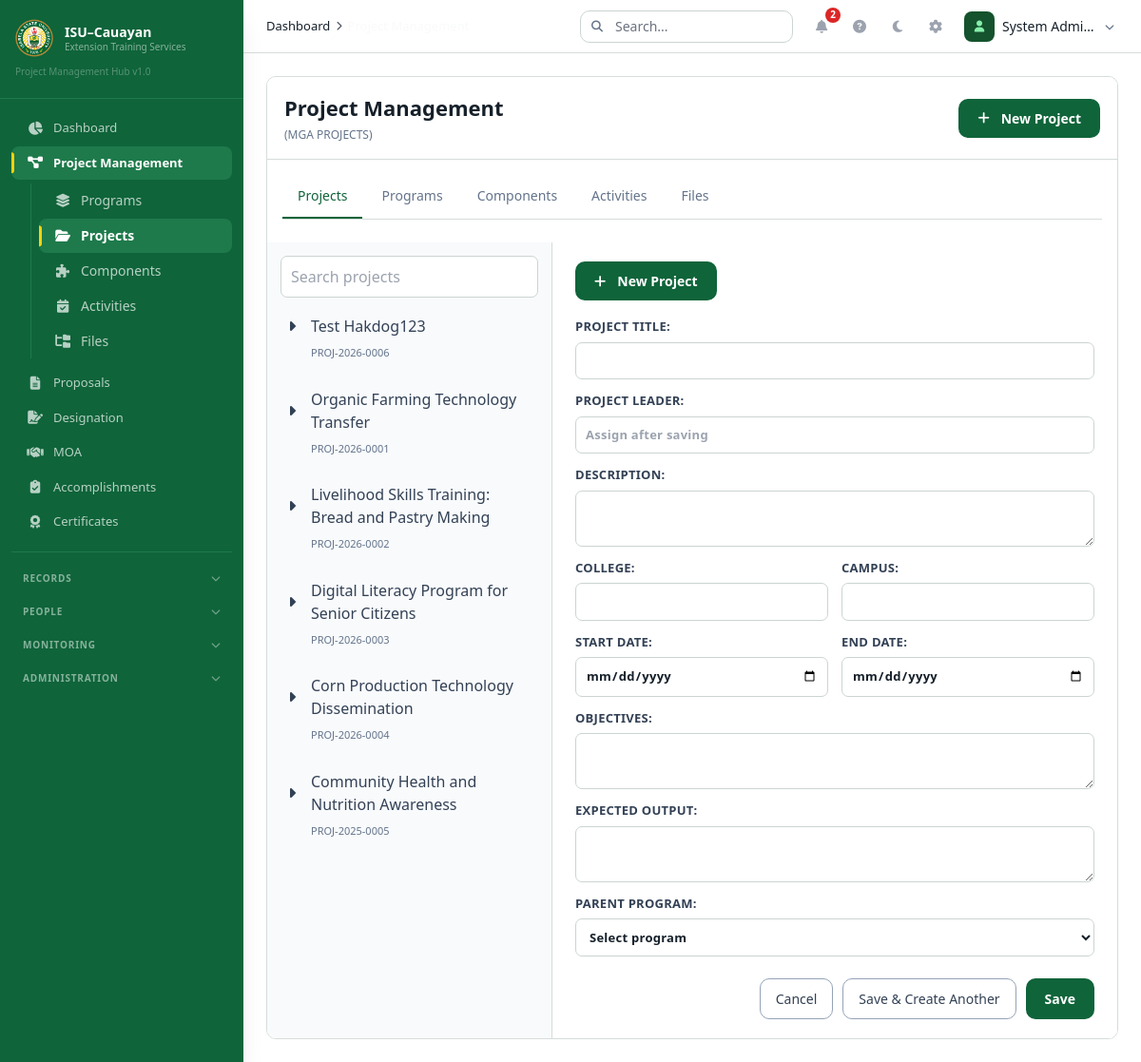
The page /index.php?module=projects (signed in) on the database its author committed.
### tables this page shows
CREATE TABLE `projects` (
  `id` int(11) NOT NULL,
  `project_code` varchar(30) NOT NULL,
  `program_id` int(11) DEFAULT NULL,
  `title` varchar(255) NOT NULL,
  `description` text DEFAULT NULL,
  `start_date` date DEFAULT NULL,
  `end_date` date DEFAULT NULL,
  `budget` decimal(15,2) NOT NULL DEFAULT 0.00,
  `funding_source_id` int(11) DEFAULT NULL,
  `partner_agency_id` int(11) DEFAULT NULL,
  `beneficiary_group_id` int(11) DEFAULT NULL,
  `location` varchar(255) DEFAULT NULL,
  `objectives` text DEFAULT NULL,
  `expected_outputs` text DEFAULT NULL,
  `status` enum('draft','pending','approved','ongoing','completed','cancelled','archived') NOT NULL DEFAULT 'draft',
  `completion_percentage` int(3) NOT NULL DEFAULT 0,
  `created_by` int(11) NOT NULL,
  `created_at` datetime NOT NULL DEFAULT current_timestamp(),
  `updated_at` datetime NOT NULL DEFAULT current_timestamp() ON UPDATE current_timestamp(),
  `deleted_at` datetime DEFAULT NULL
);

### controllers/Controllers.php (called while the page is built, shortened)
<?php
require_once __DIR__ . '/../config/helpers.php';
require_once __DIR__ . '/../includes/Permissions.php';
require_once __DIR__ . '/../includes/AssignmentVisibility.php';
class ProjectController {
    public function index() {
        $page = max(1, intval($_GET['page'] ?? 1));
        $limit = ITEMS_PER_PAGE;
        $offset = ($page - 1) * $limit;
        $result = AssignmentVisibility::getVisibleProjects($_GET['search'] ?? '', $_GET['status'] ?? '', $_GET['program'] ?? '', $limit, $offset);
        require_once __DIR__ . '/../layouts/header.php';
        require_once __DIR__ . '/../views/projects/index.php';
        require_once __DIR__ . '/../layouts/footer.php';
    }
}

### includes/Permissions.php (called while the page is built, shortened)
<?php
class Permissions {
    public static function getRole() { return $_SESSION['role'] ?? ''; }
    public static function isAdmin() { return self::getRole() === 'admin'; }
    public static function canCreateProject() { return self::isAdmin() || self::isFaculty(); }
}

### config/helpers.php (called while the page is built, shortened)
<?php
require_once __DIR__ . '/Database.php';
function db() { return Database::getInstance()->getConnection(); }
function e($str) { return htmlspecialchars($str ?? '', ENT_QUOTES, 'UTF-8'); }
function getSetting($key, $default = '') {
    $stmt = db()->prepare("SELECT setting_value FROM settings WHERE setting_key = ?");
    $stmt->execute([$key]);
    $result = $stmt->fetch();
    return $result ? $result['setting_value'] : $default;
}

### config/Database.php (called while the page is built, shortened)
<?php
class Database {
    private static $instance = null;
    private $conn;
    private function __construct() {
        try {
            $dsn = "mysql:host=" . DB_HOST . ";dbname=" . DB_NAME . ";charset=" . DB_CHARSET;
            $this->conn = new PDO($dsn, DB_USER, DB_PASS, [
                PDO::ATTR_ERRMODE => PDO::ERRMODE_EXCEPTION,
                PDO::ATTR_DEFAULT_FETCH_MODE => PDO::FETCH_ASSOC,
                PDO::ATTR_EMULATE_PREPARES => false,
            ]);
        } catch (PDOException $e) {
            die("Database connection failed: " . $e->getMessage());
        }
    }
    public static function getInstance() {
        if (self::$instance === null) self::$instance = new self();
        return self::$instance;
    }
    public function getConnection() { return $this->conn; }
}

### includes/AssignmentVisibility.php (called while the page is built, shortened)
<?php
class AssignmentVisibility {
    private static function isFaculty() { return ($_SESSION['role'] ?? '') === 'faculty'; }
    public static function getVisibleProjects($search = '', $status = '', $programId = '', $limit = 50, $offset = 0) {
        $facultyId = self::isFaculty() ? self::getFacultyId() : null;
        $where = " WHERE p.deleted_at IS NULL";
        $params = [];
        $countSql = "SELECT COUNT(*) as count FROM projects p{$where}";
        $stmt = db()->prepare($countSql);
        $stmt->execute($params);
        $total = (int)$stmt->fetch()['count'];
        $sql = "SELECT p.*, pr.title as program_title FROM projects p LEFT JOIN programs pr ON p.program_id = pr.id{$where} ORDER BY p.created_at DESC LIMIT ? OFFSET ?";
        $params[] = $limit; $params[] = $offset;
        $stmt = db()->prepare($sql);
        $stmt->execute($params);
        return ['data' => $stmt->fetchAll(), 'total' => $total];
    }
}

### views/projects/index.php (the view, shortened to what this page needs)
<div class="sketch-board">
    <div class="sketch-head">
        <div>
            <h1>Project Management</h1>
            <p>(MGA PROJECTS)</p>
        </div>
        <?php if (Permissions::canCreateProject()): ?>
            <button onclick="openCreateProject()" class="btn-primary"><i class="fas fa-plus mr-1"></i> New Project</button>
        <?php endif; ?>
    </div>
    <div class="px-4 pt-4">
        <?php require __DIR__ . '/navigation.php'; ?>
    </div>
    <div class="sketch-project-layout">
        <aside class="sketch-list">
            <form method="GET" class="sketch-search">
                <input type="search" name="search" value="<?= e($_GET['search'] ?? '') ?>" placeholder="Search projects">
            </form>
            <?php if(empty($result['data'])): ?>
                <div class="sketch-empty">No projects yet</div>
            <?php else: ?>
                <?php foreach($result['data'] as $p): ?>
                    <button type="button" class="sketch-project-row" onclick="viewProject(<?= (int)$p['id'] ?>, this)">
                        <i class="fas fa-caret-right"></i>
                        <span><?= e($p['title']) ?></span>
                        <small><?= e($p['project_code']) ?></small>
                    </button>
                <?php endforeach; ?>
            <?php endif; ?>
        </aside>
        <section class="sketch-form-panel">
            <div class="sketch-form-title">
                <button onclick="openCreateProject()" class="btn-primary"><i class="fas fa-plus mr-1"></i> New Project</button>
            </div>
            <form id="inlineProjectForm" class="sketch-form">
                <label>Project Title:<input name="title" required></label>
                <label>Project Leader:<input name="project_leader" placeholder="Assign after saving"></label>
                <label class="full">Description:<textarea name="description" rows="2"></textarea></label>
                <div class="two">
                    <label>College:<input name="college"></label>
                    <label>Campus:<input name="location"></label>
                </div>
                <div class="two">
                    <label>Start Date:<input name="start_date" type="date"></label>
                    <label>End Date:<input name="end_date" type="date"></label>
                </div>
                <label class="full">Objectives:<textarea name="objectives" rows="2"></textarea></label>
                <label class="full">Expected Output:<textarea name="expected_outputs" rows="2"></textarea></label>
                <label class="full">Parent Program:
                    <select name="program_id" required>
                        <option value="">Select program</option>
                    </select>
                </label>
                <div class="sketch-actions">
                    <button type="reset" class="btn-ghost">Cancel</button>
                    <button type="submit" name="again" value="1" class="btn-ghost">Save & Create Another</button>
                    <button type="submit" class="btn-primary">Save</button>
                </div>
            </form>
        </section>
    </div>
</div>

### assets/css/app.css (style rules this page uses)
:root { --primary: #0F643A; --primary-hover: #1E7A4B; --primary-light: #14532D; --secondary: #F5D20C; --secondary-dark: #C4972C; --bg: #111827; --surface: #1F2937; --surface-alt: #243142; --border: #374151; --hover: #324152; --text: #F9FAFB; --text-secondary: #9CA3AF; --text-muted: #6B7280; --sidebar-bg: #0F643A; --sidebar-hover: #267C50; --sidebar-active: #1E7A4B; --success: #14532D; --success-text: #86EFAC; --warning: #78350F; --warning-text: #FCD34D; --danger: #7F1D1D; --danger-text: #FCA5A5; --info: #1E3A8A; --info-text: #BFDBFE; }
.btn-primary { background: #0F643A; color: #FFF; padding: 10px 20px; border-radius: 10px; font-weight: 600; font-size: 14px; transition: all 0.15s ease; border: none; cursor: pointer; display: inline-flex; align-items: center; gap: 8px; }
.btn-ghost { background: transparent; color: #D1D5DB; padding: 10px 16px; border-radius: 10px; font-weight: 500; font-size: 14px; transition: all 0.15s ease; border: 1px solid #374151; cursor: pointer; }
.sketch-board { background:#172331;border:1px solid #374151;border-radius:10px;overflow:hidden;color:#F9FAFB }
.sketch-head { display:flex;align-items:center;justify-content:space-between;gap:16px;padding:16px 18px;border-bottom:1px solid #374151;background:#111827 }
.sketch-head h1 { font-size:22px;font-weight:800 }
.sketch-head p { font-size:12px;color:#9CA3AF;margin-top:3px }
.sketch-form { display:grid;gap:13px;max-width:850px }
.sketch-form label { display:grid;gap:6px;color:#D1D5DB;font-size:13px;font-weight:700;text-transform:uppercase;letter-spacing:.02em }
.sketch-form input,.sketch-form textarea,.sketch-form select { width:100%;background:#0F172A;border:1px solid #374151;border-radius:7px;color:#F9FAFB;padding:9px 10px }
.sketch-actions { display:flex;justify-content:flex-end;gap:10px;margin-top:10px;flex-wrap:wrap }
[data-theme="light"] body { background:#f4f7f6!important;color:#16202a!important }
[data-theme="light"] .data-table-container,[data-theme="light"] .filter-bar,[data-theme="light"] .card,[data-theme="light"] .stat-card,[data-theme="light"] .sketch-board { background:#fff!important;border-color:#d5ddd9!important;color:#16202a }
[data-theme="light"] .sketch-board { background:#fff!important;color:#16202a!important }
[data-theme="light"] .sketch-head { background:#fff!important;border-color:#d5ddd9!important }
[data-theme="light"] .sketch-head h1 { color:#16202a!important }
[data-theme="light"] .sketch-head p { color:#64748b!important }
[data-theme="light"] .sketch-form input,[data-theme="light"] .sketch-form select,[data-theme="light"] .sketch-form textarea { background:#fff!important;color:#16202a!important;border-color:#cbd5d1!important }
[data-theme="light"] .sketch-project-layout { background:#fff!important }
[data-theme="light"] .sketch-list { background:#f8fafc!important;border-color:#d5ddd9!important }
[data-theme="light"] .sketch-form-panel { background:#fff!important;color:#16202a!important }
[data-theme="light"] .sketch-search input { background:#fff!important;color:#16202a!important;border-color:#cbd5d1!important }
[data-theme="light"] .sketch-form label { color:#334155!important }
[data-theme="light"] .sketch-project-row { color:#334155!important }
[data-theme="light"] .sketch-project-row small { color:#64748b!important }
[data-theme="light"] .btn-ghost { background:#fff!important;color:#334155!important;border-color:#94a3b8!important }
[data-theme="light"] [class*="bg-[#111827]"],[data-theme="light"] [class*="bg-[#1F2937]"] { background:#fff!important }
[data-theme="light"] [class*="text-[#F9FAFB]"],[data-theme="light"] [class*="text-[#D1D5DB]"] { color:#16202a!important }

### rows shown on the page
projects: title "Test Hakdog123", project_code "PROJ-2026-0006"
projects: title "Organic Farming Technology Transfer", project_code "PROJ-2026-0001"
projects: title "Livelihood Skills Training: Bread and Pastry Making", project_code "PROJ-2026-0002"
projects: title "Digital Literacy Program for Senior Citizens", project_code "PROJ-2026-0003"
projects: title "Corn Production Technology Dissemination", project_code "PROJ-2026-0004"
projects: title "Community Health and Nutrition Awareness", project_code "PROJ-2025-0005"

### other values the page prints
$item['label'] "Dashboard"
$item['label'] "Project Management"
$child['label'] "Programs"
$child['label'] "Projects"
$child['label'] "Components"
$child['label'] "Activities"
$child['label'] "Files"
$item['label'] "Proposals"
$item['label'] "Designation"
$item['label'] "MOA"
$item['label'] "Accomplishments"
$item['label'] "Certificates"
$group['label'] "RECORDS"
$group['label'] "PEOPLE"
$group['label'] "MONITORING"
